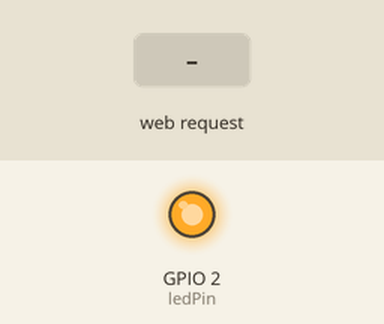
The sketch below on a simulated ESP8266 (NodeMCU). Parts: output pins drawn as LEDs (lit = HIGH). Inputs (shaded band) come from the test bench. WiFi joins after 1.5 s; servers stay silent unless stated; the local clock reads 2024-03-15 10:24:30 at power-on unless the sketch sets it; pins used as bus, display or sensor lines are not drawn; what the sketch prints to the serial monitor is not drawn.

Above: at 2.7 s.
2.8 s: HTTP request GET /IN received
At 3.2 s:
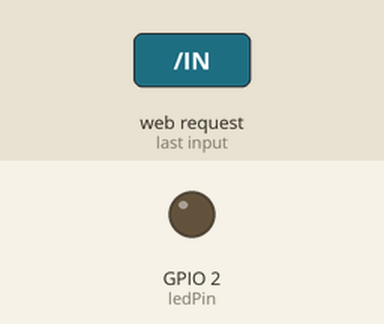
4.3 s: HTTP request GET /STOP received
At 5.5 s:
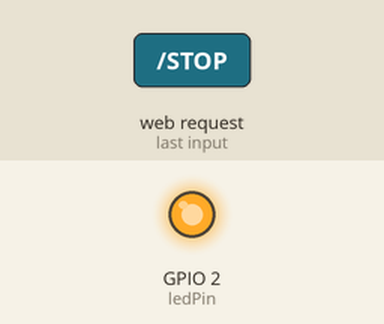
Timing chart, 0 to 7.3 s (numbered marks = the images above; inputs shaded):
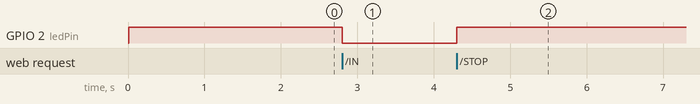

The sketch:

esp8266_home_control_v2.ino
```cpp
#include <ESP8266WiFi.h>
#include <RtcDS1302.h>

const char* ssid = "gavinroom";
const char* password = "+8860905505182";

int ledPin = LED_BUILTIN;
WiFiServer server(80);

int power = 0;
int dir = 2;

ThreeWire myWire(12,14,13); // IO, SCLK, CE
RtcDS1302<ThreeWire> Rtc(myWire);

void setup() {
  Serial.begin(115200);
  delay(10);

  pinMode(ledPin, OUTPUT);
  digitalWrite(ledPin, HIGH);

  pinMode(power,OUTPUT);
  pinMode(dir,OUTPUT);

  digitalWrite(power, HIGH);
  digitalWrite(dir,HIGH);

  // Connect to WiFi network
  Serial.println();
  Serial.println();
  Serial.print("Connecting to ");
  Serial.println(ssid);

  WiFi.begin(ssid, password);

  while (WiFi.status() != WL_CONNECTED) {
    delay(500);
    Serial.print(".");
  }
  Serial.println("");
  Serial.println("WiFi connected");

  // Start the server
  server.begin();
  Serial.println("Server started");

  // Print the IP address
  Serial.print("Use this URL to connect: ");
  Serial.print("http://");
  Serial.print(WiFi.localIP());
  Serial.println("/");

  Rtc.Begin();

}

void loop() {
  RtcDateTime now = Rtc.GetDateTime();
  const RtcDateTime& dt = now;

  char datestring[26];

  snprintf_P(datestring,
    countof(datestring),
    PSTR("%04u/%02u/%02u %02u:%02u:%02u"),
    dt.Year(),
    dt.Month(),
    dt.Day(),
    dt.Hour(),
    dt.Minute(),
    dt.Second() );

  // Check if a client has connected
  WiFiClient client = server.available();
  if (!client) {
    return;
  }

  // Wait until the client sends some data
  Serial.println("new client");
  int timeout = 0;
  while(!client.available() && timeout <=10000){
    timeout++;
    delay(1);
  }

  // Read the first line of the request
  String request = client.readStringUntil('\r');
  Serial.println(request);
  client.flush();

  // Match the request

  int value = HIGH;
  if (request.indexOf("/STOP") != -1)  {
    digitalWrite(power, HIGH);
    digitalWrite(dir,HIGH);
    value = LOW;
  }
  if (request.indexOf("/IN") != -1)  {
    digitalWrite(power, LOW);
    digitalWrite(dir,LOW);
    value = HIGH;
  }
  if (request.indexOf("/OUT") != -1)  {
    digitalWrite(power, LOW);
    digitalWrite(dir,HIGH);
    value = HIGH;
  }

  // Return the response
  client.println("HTTP/1.1 200 OK");
  client.println("Content-Type: text/html");
  client.println(""); //  do not forget this one
  client.println("<!DOCTYPE HTML>");
  client.println("<html>");

  client.println("<head>");
  client.println("<link rel=\"icon\" href=\"data:,\">");

            // 設定 on/off 按鈕的CSS
  client.println("<style>html { font-family: Helvetica; display: inline-block; margin: 0px auto; text-align: center;}");
  client.println(".button { background-color: #195B6A; border: none; color: white; padding: 16px 40px;");
  client.println("text-decoration: none; font-size: 30px; margin: 2px; cursor: pointer;}");
    client.println(".button2 {background-color: #77878A;}</style></head>");

// 網頁表頭
  client.println("<body><h1>GavinRoom Fan control panel</html>");

  if (request.indexOf("/STOP") != -1)  {
    client.println("<h2>Fan state: STOP");
  }
  if (request.indexOf("/IN") != -1)  {
    client.println("<h2>Fan state: Airflow IN");
  }
  if (request.indexOf("/OUT") != -1)  {
    client.println("<h2>Fan state: Airflow OUT");
  }

  client.println("<br><br>");
  client.println("<a href=\"/STOP\"\"><button class=\"button\">STOP</button></a><br>");
  client.println("<a href=\"/IN\"\"><button class=\"button\">IN</button></a><br>");
  client.println("<a href=\"/OUT\"\"><button class=\"button\">OUT</button></a><br>");
  client.println("</body></html>");

  delay(1);
  Serial.println("Client disonnected");
  Serial.println("");
}
```

Measured:
- after the input at 2.8 s, GPIO 2 (ledPin): HIGH → LOW at once
- after the input at 4.3 s, GPIO 2 (ledPin): LOW → HIGH at once
